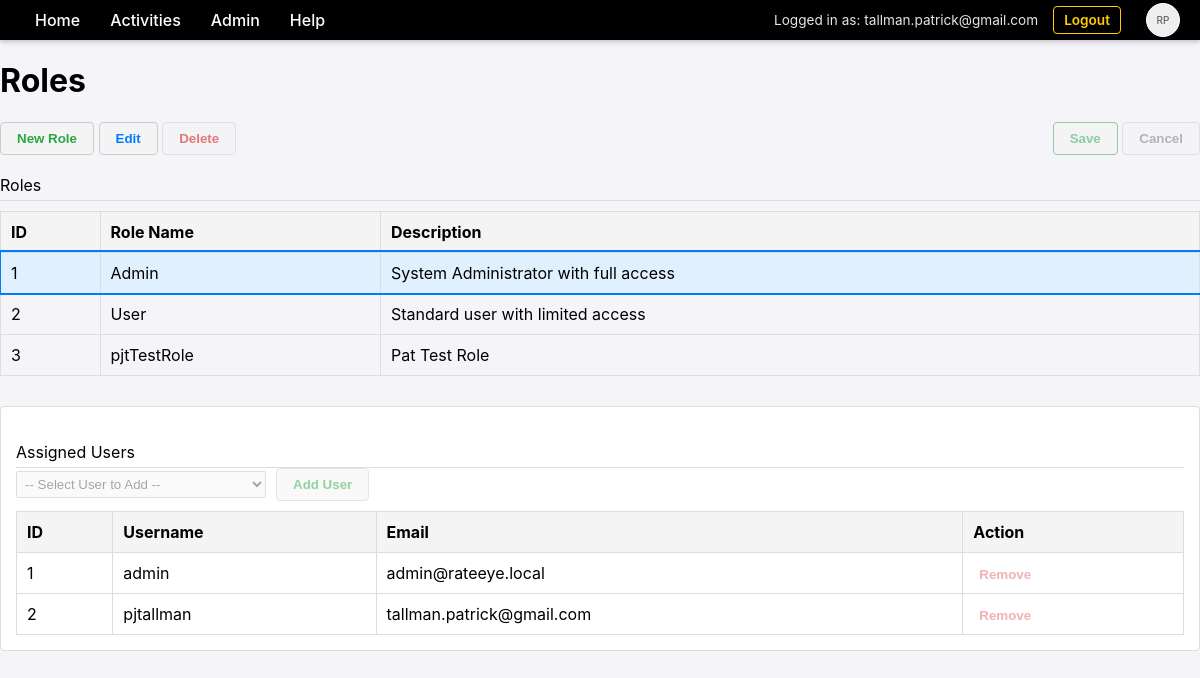
Page /admin/roles (signed in) on the committed database.
### database.py (models this page shows)
class User(Base):
    __tablename__ = "users"
    id = Column(Integer, primary_key=True, index=True)
    username = Column(String, unique=True, index=True)
    email = Column(String, unique=True, index=True)
    hashed_password = Column(String, nullable=True)
    is_authorized = Column(Boolean, default=True)
    force_password_change = Column(Boolean, default=False)
    provider = Column(String, default="local")
    profile_json = Column(Text, nullable=True)
    photo_url = Column(String, nullable=True)
    settings = relationship("UserSetting", back_populates="user", cascade="all, delete-orphan")
    roles = relationship("Role", secondary=user_roles, back_populates="users")
    permissions = relationship("Permission", back_populates="user", cascade="all, delete-orphan")

class Role(Base):
    __tablename__ = "roles"
    id = Column(Integer, primary_key=True, index=True)
    name = Column(String, unique=True, index=True)
    description = Column(String)
    users = relationship("User", secondary=user_roles, back_populates="roles")
    permissions = relationship("Permission", back_populates="role", cascade="all, delete-orphan")

### main.py (the view)
@app.get("/admin/roles", response_class=HTMLResponse, tags=[PageType.MAINTENANCE])
async def list_roles(
    request: Request,
    accept_language: str = Header(None),
    user: User = Depends(check_page_permission),
    db: Session = Depends(get_db)
):
    t = get_text(accept_language)
    roles = db.query(Role).all()
    all_users = db.query(User).all()
    return templates.TemplateResponse(request, "admin_roles.html", {
        "t": t,
        "roles": roles,
        "user": user,
        "all_users": all_users
    })

### templates/admin_roles.html (shortened to what this page needs)
{% extends "base.html" %}
{% block content %}
    <h1>{{ t.heading_roles_maintenance }}</h1>
    <div class="action-bar">
        <div class="left-actions">
            <button id="btn-new" class="btn-action btn-add">{{ t.btn_new_role }}</button>
            <button id="btn-edit" class="btn-action btn-edit">{{ t.btn_edit }}</button>
            <button id="btn-delete" class="btn-action btn-delete">{{ t.btn_delete }}</button>
        </div>
        <div class="right-actions">
            <button id="btn-save" class="btn-action btn-save" disabled>{{ t.btn_save }}</button>
            <button id="btn-cancel" class="btn-action btn-cancel" disabled>{{ t.btn_cancel }}</button>
        </div>
    </div>
    <div class="section-header">{{ t.item_roles }}</div>
    <table id="roles-table">
        <thead>
            <tr>
                <th>{{ t.th_id }}</th>
                <th>{{ t.th_role_name }}</th>
                <th>{{ t.th_description }}</th>
            </tr>
        </thead>
        <tbody>
            {% for r in roles %}
            <tr id="role-{{ r.id }}"
                data-role-id="{{ r.id }}"
                data-role-name="{{ r.name }}"
                data-role-desc="{{ r.description }}"
                data-role-users="{{ r.users | map(attribute='id') | list | join(',') }}">
                <td>{{ r.id }}</td>
                <td class="col-name" data-original="{{ r.name }}">{{ r.name }}</td>
                <td class="col-desc" data-original="{{ r.description }}">{{ r.description }}</td>
            </tr>
            {% endfor %}
        </tbody>
    </table>
    <div id="child-container" class="child-table-container">
        <div class="section-header">{{ t.heading_assigned_users }}</div>
        <div class="child-actions">
            <select id="user-selector" class="edit-input" style="width: 250px;">
                <option value="">{{ t.option_select_user }}</option>
            </select>
            <button id="btn-add-user" class="btn-action btn-add" disabled>{{ t.btn_add_user }}</button>
        </div>
        <table id="assigned-users-table">
            <thead>
                <tr>
                    <th>{{ t.th_id }}</th>
                    <th>{{ t.th_username }}</th>
                    <th>{{ t.th_email }}</th>
                    <th>{{ t.th_action or 'Action' }}</th>
                </tr>
            </thead>
            <tbody>
            </tbody>
        </table>
    </div>
{% endblock %}

### templates/base.html (shortened to what this page needs)
<!DOCTYPE html>
<html>
<head>
    <link rel="stylesheet" href="/static/css/style.css">
</head>
<body>
    <div class="menu-bar">
        <div class="menu-item" data-href="/">{{ t.item_home or 'Home' }}</div>
        <div class="menu-item">{{ t.menu_activities or 'Activities' }}
        </div>
        {% if user and 'Admin' in user.roles | map(attribute='name') %}
        <div class="menu-item">{{ t.menu_admin or 'Admin' }}
        </div>
        {% endif %}
        <div class="menu-item">{{ t.menu_help }}
        </div>
        <div class="user-info">
            {% if user %}
                <span>{{ t.msg_logged_in_as }} {{ user.email }}</span>
                <a href="/logout" style="margin-right: 15px;">{{ t.nav_logout }}</a>
                <div class="menu-item" style="padding: 0;">
                    {% if user.photo_url %}
                        <img src="{{ user.photo_url }}" class="user-photo" alt="User Photo">
                    {% else %}
                        <div class="user-photo" style="display: flex; align-items: center; justify-content: center; font-size: 10px; color: #666;">
                            RP
                        </div>
                    {% endif %}
                </div>
            {% else %}
                <a href="/login">{{ t.nav_login }}</a>
                <a href="/register">{{ t.nav_register }}</a>
            {% endif %}
        </div>
    </div>
    <div class="content">
        {% block content %}{% endblock %}
    </div>
</body>
</html>

### static/css/style.css (style rules this page uses)
body { font-family: -apple-system, BlinkMacSystemFont, "Segoe UI", Roboto, Helvetica, Arial, sans-serif; margin: 0; padding: 0; background-color: #f4f4f9; }
.menu-bar { background-color: #000000; color: #ffffff; display: flex; padding: 0 20px; align-items: stretch; box-shadow: 0 2px 5px rgba(0,0,0,0.2); height: 40px; }
.menu-item { position: relative; padding: 0 15px; cursor: pointer; font-weight: 500; display: flex; align-items: center; }
.content { padding: 0; width: 100%; margin: 0; }
.user-info { margin-left: auto; display: flex; align-items: center; color: white; font-size: 0.85em; }
.user-info span { margin-right: 15px; opacity: 0.9; }
.user-info a { color: #ffcc00; font-weight: 600; text-decoration: none; padding: 5px 10px; border: 1px solid #ffcc00; border-radius: 4px; }
.user-photo { width: 32px; height: 32px; border-radius: 50%; background: #eee; margin-left: 10px; object-fit: cover; border: 1px solid #fff; }

### templates/admin_roles.html (style rules this page uses)
.section-header { margin-top: 20px; border-bottom: 1px solid #ddd; padding-bottom: 5px; }
table { width: 100%; border-collapse: collapse; margin-top: 10px; cursor: pointer; }
th, td { border: 1px solid #ddd; padding: 10px; text-align: left; }
th { background-color: #f4f4f4; }
.selected-row { background-color: #e0f0ff !important; outline: 2px solid #007bff; }
.action-bar { margin: 15px 0; display: flex; justify-content: space-between; align-items: center; }
.btn-action { padding: 8px 16px; font-weight: bold; cursor: pointer; border: 1px solid #ccc; background-color: #f4f4f4; border-radius: 4px; }
.btn-action:disabled { opacity: 0.5; cursor: not-allowed; }
.btn-delete { color: #c00; }
.btn-edit { color: #007bff; }
.btn-save { color: #28a745; border-color: #28a745; }
.btn-cancel { color: #6c757d; }
.btn-add { color: #28a745; }
.edit-input { width: 95%; padding: 4px; }
.child-table-container { margin-top: 30px; padding: 15px; border: 1px solid #ddd; border-radius: 4px; background: #fff; }
.child-actions { margin-bottom: 10px; display: flex; gap: 10px; align-items: center; }

### rows in the picture
User: email "tallman.patrick@gmail.com"
Role: id "1", name "Admin", description "System Administrator with full access"
Role: id "2", name "User", description "Standard user with limited access"
Role: id "3", name "pjtTestRole", description "Pat Test Role"

### other values in the picture
{{ t.item_home or 'Home' }} "Home"
{{ t.menu_activities or 'Activities' }} "Activities"
{{ t.menu_admin or 'Admin' }} "Admin"
{{ t.menu_help }} "Help"
{{ t.msg_logged_in_as }} "Logged in as:"
{{ t.nav_logout }} "Logout"
{{ t.heading_roles_maintenance }} "Roles"
{{ t.btn_new_role }} "New Role"
{{ t.btn_edit }} "Edit"
{{ t.btn_delete }} "Delete"
{{ t.btn_save }} "Save"
{{ t.btn_cancel }} "Cancel"
{{ t.item_roles }} "Roles"
{{ t.th_id }} "ID"
{{ t.th_role_name }} "Role Name"
